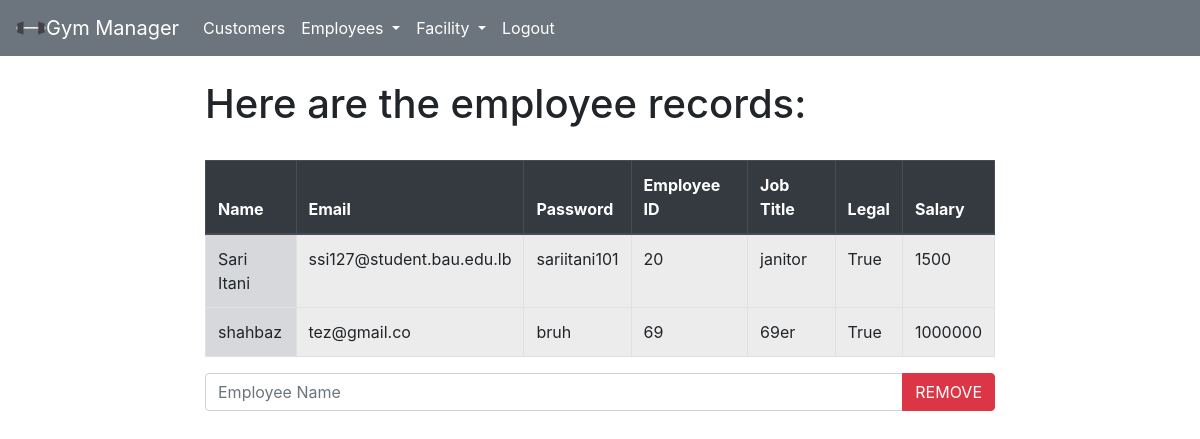
Page /work/personal/ on the earlier database version.
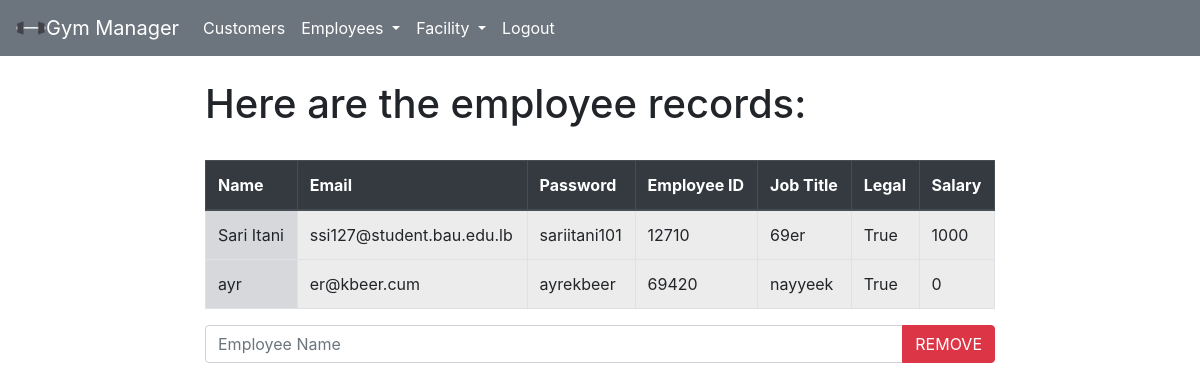
Same page on the later database version.
### workers/models.py (models this page shows, shortened)
class Workers(models.Model):
    name = models.CharField(max_length=20, unique=True)
    email = models.EmailField(max_length=30)
    password = models.CharField(max_length=20)
    nb = models.IntegerField()
    jobtitle = models.CharField(max_length=30)
    legal = models.BooleanField()
    salary = models.IntegerField()

### workers/views.py (the view)
# urls.py: path('personal/', personal, name='personal'),
def personal(response):
    data = Workers.objects.all()
    if response.method == "POST":
        print(response.POST)
        if response.POST.get("remove"):
            n = response.POST.get("name")
            entry = Workers.objects.get(name=n)
            entry.delete()
    return render(response, "workers/personal.html", {"data" : data})

### workers/templates/workers/personal.html (shortened to what this page needs)
{% extends 'workers/base.html'%}
{%block content%}
<h1>Here are the employee records:</h1>
<br>
<table class="table table-bordered">
    <thead class="thead-dark">
        <tr>
            <th>Name</th>
            <th>Email</th>
            <th>Password</th>
            <th>Employee ID</th>
            <th>Job Title</th>
            <th>Legal</th>
            <th>Salary</th>
        </tr>
    </thead>
    <tbody>
        {% for e in data %}
        <tr>
            <td class="table-secondary">{{e.name}}</td>
            <td class="table-active">{{e.email}}</td>
            <td class="table-active">{{e.password}}</td>
            <td class="table-active">{{e.nb}}</td>
            <td class="table-active">{{e.jobtitle}}</td>
            <td class="table-active">{{e.legal}}</td>
            <td class="table-active">{{e.salary}}</td>
        </tr>
      {%endfor%}
    </tbody>
</table>
<form method="POST">
    <div class="input-group mb-3">
        <input type="text" class="form-control" placeholder="Employee Name" name="name">
        <div class="input-group-append">
            <button class="btn btn-danger" type="submit" value="remove" name="remove">REMOVE</button>
        </div>
    </div>
</form>
{%endblock%}

### workers/templates/workers/base.html (shortened to what this page needs)
<!DOCTYPE html>
<html>
	<head>
		{% load static %}
		<link
			rel="stylesheet"
			href="https://cdn.jsdelivr.net/npm/bootstrap@4.3.1/dist/css/bootstrap.min.css"
		/>
	</head>
	<body>
		<nav class="navbar navbar-expand-lg navbar-light bg-secondary">
			<a class="navbar-brand text-white" href="/work"
				><img
				src="{% static "images/Dumbell.svg"%}"
				width="30" height="30" class="d-inline-block align-top" alt="">Gym
				Manager</a
			>
			<div class="collapse navbar-collapse" id="navbarNav">
				<ul class="navbar-nav">
					<li class="nav-item">
						<a class="nav-link text-white" href="/work/customers">Customers</a>
					</li>
					<li class="nav-item dropdown">
						<a
							class="nav-link text-white dropdown-toggle"
							href="/work/Facility"
							id="navbarDropdown"
							role="button"
							data-toggle="dropdown"
							aria-haspopup="true"
							aria-expanded="false"
						>
							Employees
						</a>
					</li>
					<li class="nav-item dropdown">
						<a
							class="nav-link dropdown-toggle text-white"
							href="/work/Facility"
							id="navbarDropdown"
							role="button"
							data-toggle="dropdown"
							aria-haspopup="true"
							aria-expanded="false"
						>
							Facility
						</a>
					</li>
					<li class="nav-item">
						<a  class="nav-link bg-secondary text-white" href="/">Logout</a>
					</li>
				</ul>
			</div>
		</nav>
		<div id="content" name="content" class="main">
			<div class="row justify-content-center">
				<div class="col-8">
					<br class="mt-0" />
					{% block content %}{% endblock %}
				</div>
			</div>
		</div>
	</body>
</html>

Differences in the rows shown:
removed Workers: name "shahbaz", email "tez@gmail.co", password "bruh", nb "69", jobtitle "69er", legal "True", salary "1000000"
changed Workers "Sari Itani": nb "20" → "12710"; jobtitle "janitor" → "69er"; salary "1500" → "1000"
added Workers: name "ayr", email "er@kbeer.cum", password "ayrekbeer", nb "69420", jobtitle "nayyeek", legal "True", salary "0"
